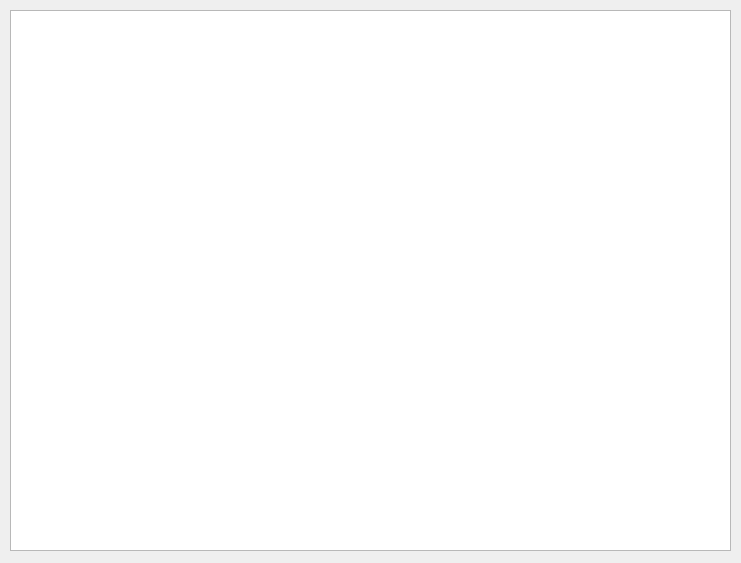
<?xml version="1.0" encoding="UTF-8"?>
<ui version="4.0">
 <class>FrameTable</class>
 <widget class="QWidget" name="FrameTable">
  <property name="geometry">
   <rect>
    <x>0</x>
    <y>0</y>
    <width>741</width>
    <height>563</height>
   </rect>
  </property>
  <property name="windowTitle">
   <string>Form</string>
  </property>
  <widget class="QTreeView" name="treeView">
   <property name="geometry">
    <rect>
     <x>10</x>
     <y>10</y>
     <width>721</width>
     <height>541</height>
    </rect>
   </property>
  </widget>
 </widget>
 <resources/>
 <connections/>
</ui>
